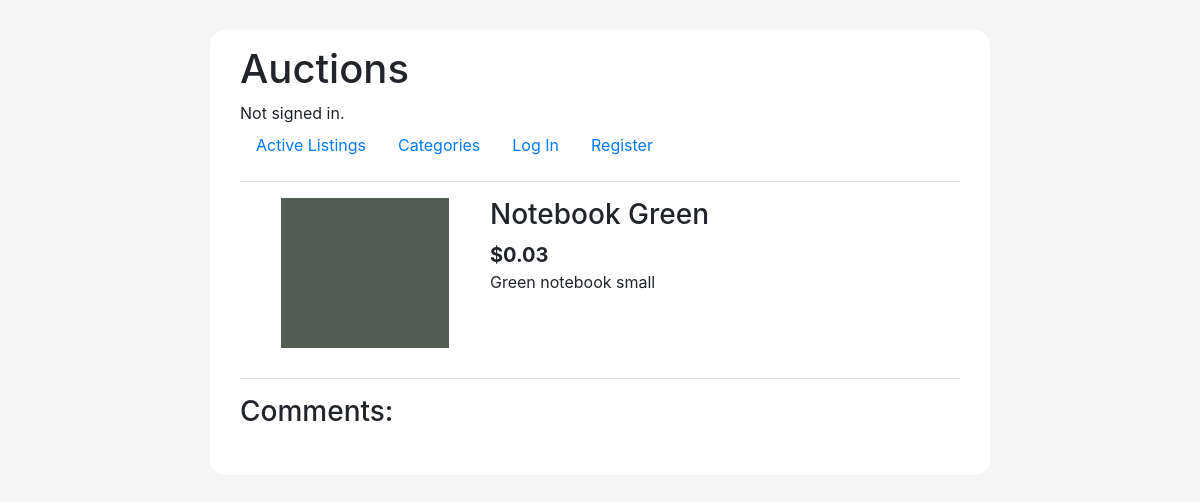
The app's page /listing/1, older data.
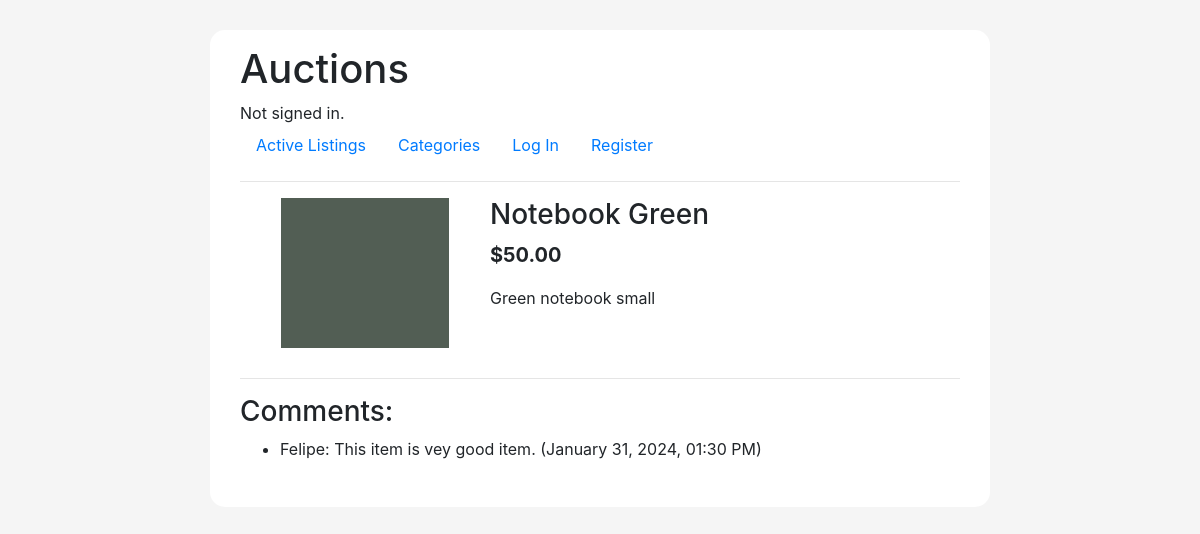
The same page, newer data.
### auctions/models.py (models this page shows, shortened)
class Listing(models.Model):
    AUCTION_STATUS = [
    ('OP', 'Open'),
    ('CA', 'Canceled'),
    ('CL', 'Closed')
    ]
    title = models.CharField(max_length=200)
    description = models.CharField(max_length=3000)
    category = models.ForeignKey(AuctionCategory, on_delete=models.SET_NULL, null=True)
    image = models.ImageField(upload_to='images/')
    owner = models.ForeignKey(User, on_delete=models.CASCADE, related_name="owned_listings")
    starting_bid = models.DecimalField(max_digits=8, decimal_places=2)
    current_bid = models.DecimalField(max_digits=8, decimal_places=2, null=True)
    current_bidder = models.ForeignKey(User, on_delete=models.SET_NULL, null=True, related_name="leading_bid_listings")
    creation_date = models.DateTimeField(auto_now_add=True)
    last_updated = models.DateTimeField(auto_now=True)
    status = models.CharField(max_length=2, choices=AUCTION_STATUS, default='OP')
    watching_users = models.ManyToManyField(User, blank=True, null=True, related_name="watchlist")
    winner = models.ForeignKey(User, on_delete=models.SET_NULL, blank=True, null=True, related_name="won_auctions")

class Comment(models.Model):
    listing = models.ForeignKey(Listing, on_delete=models.CASCADE)
    commenter = models.ForeignKey(User, on_delete=models.DO_NOTHING)
    content = models.CharField(max_length=1000)
    comment_date = models.DateTimeField(auto_now_add=True)
    def __str__(self):
        return f"{self.commenter.first_name}: {self.content}. ({self.comment_date.strftime('%B %d, %Y, %I:%M %p')})"

class User(AbstractUser):
    pass

### auctions/views.py (the view)
# urls.py: path("listing/<int:pk>", views.listing, name="listing"),
def listing(request, pk):
    if request.user.is_authenticated:
        watchlist = list(request.user.watchlist.all().values_list('pk', flat=True))
        current_bidder_list = list(request.user.leading_bid_listings.all().values_list('pk', flat=True))
    else:
        watchlist = []
        current_bidder_list = []
    listing = models.Listing.objects.get(pk=pk)
    try:
        listing.watching_users.get(username=request.user)
        is_watching = True
    except:
        is_watching = False
    comment_list = models.Comment.objects.filter(listing=listing)
    if request.method == "POST":
        if 'add_watchlist' in request.POST:
            listing.watching_users.add(request.user)
            messages.success(request, 'Item succesfully added to watchlist')
        if 'remove_watchlist' in request.POST:
            messages.success(request, 'Item succesfully removed from watchlist')
            listing.watching_users.remove(request.user)
        if 'make_bid' in request.POST:
            form = forms.BiddingForm(request.POST)
            if form.is_valid():
                bid_value = form.cleaned_data['bid_value']
                if bid_value > listing.starting_bid and (listing.current_bid is None or bid_value > listing.current_bid):
                    listing.current_bid = bid_value
                    listing.current_bidder = request.user
                    listing.save()
                    bidding = form.save(commit=False)
                    bidding.listing = listing
                    bidding.bidder = request.user
                    bidding.bid_value = bid_value
                    if models.Bid.objects.filter(listing=listing).aggregate(Max('bid_order')) is int:
                        bidding.bid_order = models.Bid.objects.filter(listing=listing).aggregate(Max('bid_order'))['bid_order__max'] + 1
                    else:
                        bidding.bid_order = 1
                    bidding.save()
                    messages.error(request, 'Bid succesful.')
                else:
                    messages.error(request, 'Your bid must be higher than current offer.')
        if 'add_comment' in request.POST:
            form = forms.CommentForm(request.POST)
            if form.is_valid():
                comment = form.save(commit=False)
                comment.listing = listing
                comment.commenter = request.user
                comment.save()
                messages.success(request, 'Comment added')
        if 'close_auction' in request.POST:
            listing.status = "CL"
            listing.winner = listing.current_bidder
            listing.save()
        return redirect('listing', pk=listing.pk)
    elif request.method =="GET":
        return render(request, "auctions/listing.html", {
            "listing": listing,
            "is_watching": is_watching,
            'bidding_form': forms.BiddingForm,
            'comment_form': forms.CommentForm,
            'comment_list': comment_list,
            'watchlist': watchlist,
            'current_bidder_list': current_bidder_list,
        })

### auctions/templates/auctions/listing.html (shortened to what this page needs)
{% extends "auctions/layout.html" %}
{% block body %}
<div class="listing-parent">
    <div class="listing-image-div">
        <img src="{{ listing.image.url }}" alt="Image of {{ listing.title }}">
    </div>
    <div class="listing-content-div">
        <div class="listing-title-parent">
            <div class="listing-title-div">
                <h3>{{ listing.title }}</h3>
            </div>
        </div>
        {% if listing.current_bid == null %}
            <div class="listing-current-price">${{ listing.starting_bid }} </div>
        {% else %}
            <p class="listing-current-price">${{ listing.current_bid }}</p>
        {% endif %}
        <p class="listing-description">{{ listing.description }}</p>
    </div>
</div>
        <hr>
        <h3>Comments:</h3>
        <ul>
        {% for comment in comment_list %}
            <li>{{ comment }}</li>
        {% endfor %}
        </ul>
{% endblock %}

Row changes from the older to the newer data that the page shows:
changed Listing "Notebook Green": current_bid (not shown) → "50.00"; starting_bid "0.03" → (not shown)
added Comment: commenter+content+comment_date "Felipe: This item is vey good item. (January 31, 2024, 01:30 PM)"
